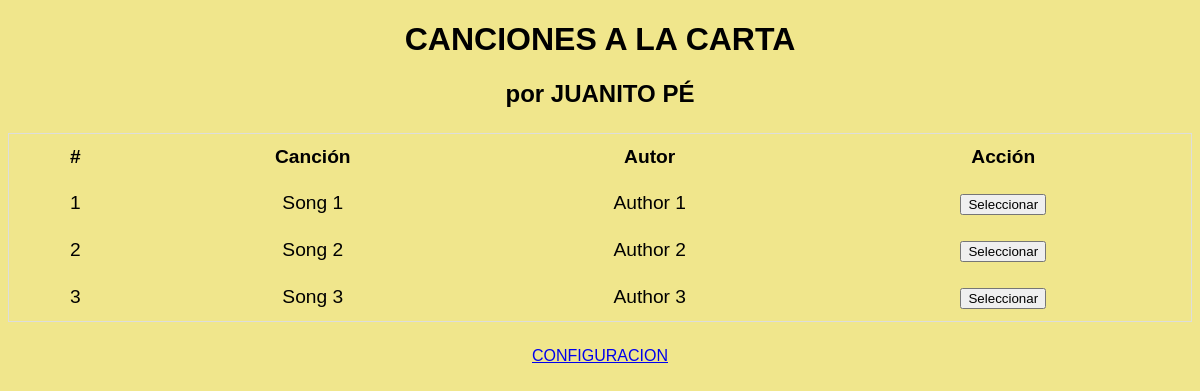
Before: / with the older database file.
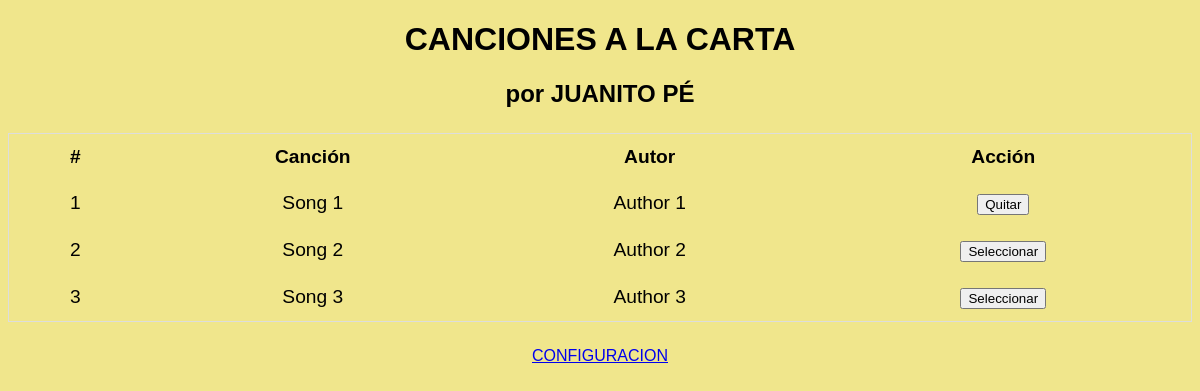
After: the same page with the newer database file.
### models/playlist.py (models this page shows)
class PlayList(db.Model):
    __tablename__ = "playlist"
    id = db.Column(db.Integer, primary_key=True)
    name = db.Column(db.String(80), nullable=False)
    author = db.Column(db.String(80), nullable=False)
    selected = db.Column(db.Boolean, default=False)

### app.py (the view)
@app.route('/')
def user():
    songs = PlayList.query.all()
    return render_template('user.html', songs=songs)

### templates/user.html (shortened to what this page needs)
<!DOCTYPE html>
<html>
<head>
    <link rel="stylesheet" type="text/css" href="../static/styles.css">
</head>
<body>
    <h1>CANCIONES A LA CARTA</h1>
    <h2>por JUANITO PÉ</h2>
    <table class="styled-table">
        <thead>
            <tr>
                <th>#</th>
                <th>Canción</th>
                <th>Autor</th>
                <th>Acción</th>
            </tr>
        </thead>
        <tbody>
            {% for song in songs %}
                <tr>
                    <td>{{ loop.index }}</td>
                    <td>{{ song.name }}</td>
                    <td>{{ song.author }}</td>
                    <td>
                        {% if song.selected %}
                            <form method="POST" action="{{ url_for('deselect_song', song_id=song.id) }}" style="display:inline;">
                            <button type="submit">Quitar</button>
                            </form>
                        {% else %}
                            <form method="POST" action="{{ url_for('select_song', song_id=song.id) }}" style="display:inline;">
                                <button type="submit">Seleccionar</button>
                            </form>
                        {% endif %}
                    </td>
                </tr>
            {% endfor %}
        </tbody>
    </table>
    <a href="{{ url_for('admin_panel.index') }}">CONFIGURACION</a>
</body>
</html>

### static/styles.css (style rules this page uses)
body { background-color: #f0e68c; font-family: Arial, sans-serif; text-align: center; }
.styled-table { border-collapse: collapse; margin: 25px auto; font-size: 1.2em; width: 100%; text-align: center; border: 1px solid #dddddd; }
.styled-table th, .styled-table td { padding: 12px 15px; }

Changed rows visible on the page:
changed PlayList "Song 1": selected "Seleccionar" → "Quitar"
